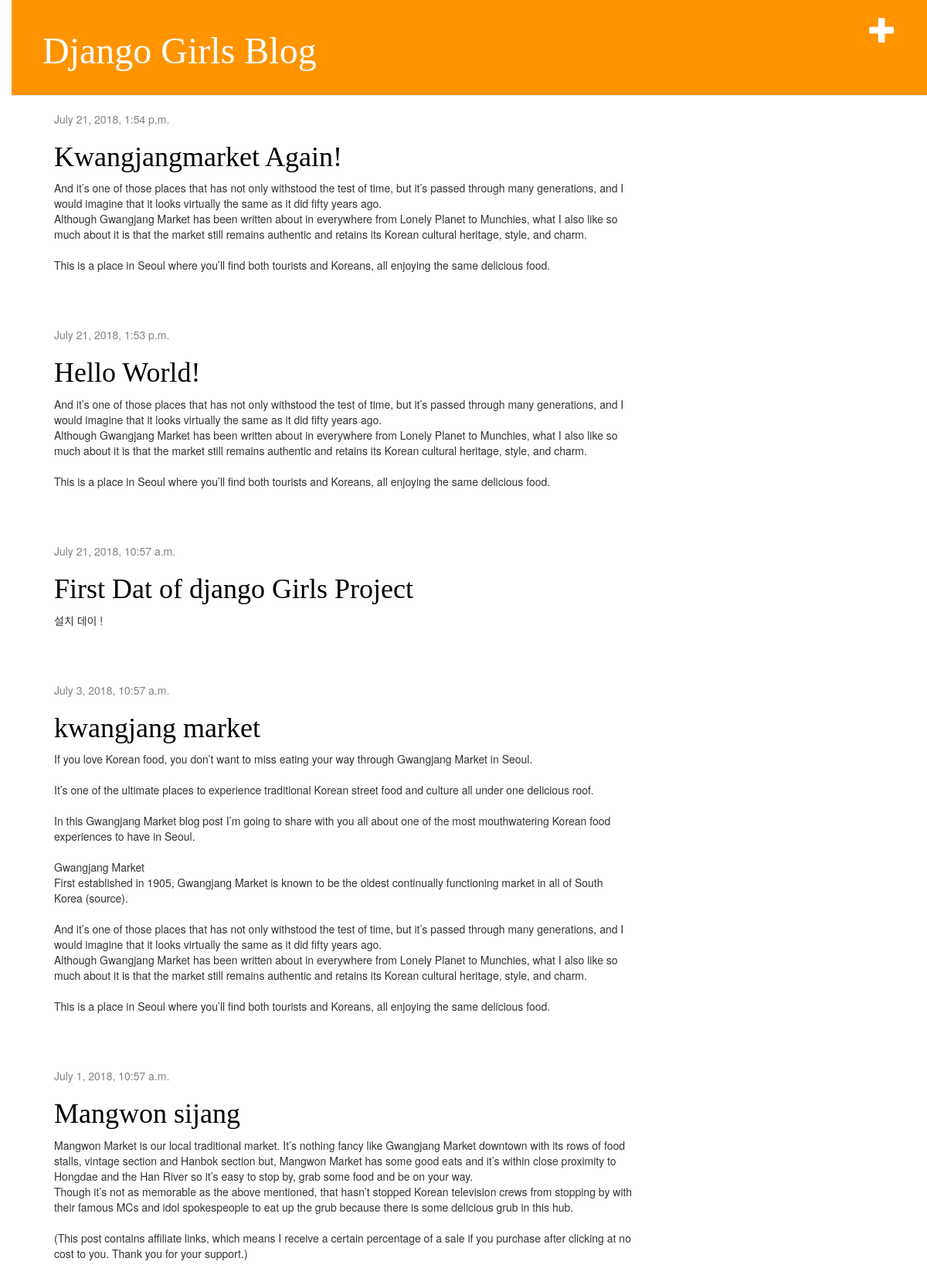
The app's page / (signed in) with its own data.
### blog/models.py (models this page shows, shortened)
class Post(models.Model):
    author = models.ForeignKey('auth.User', on_delete=models.CASCADE)
    title = models.CharField(max_length=200)
    text = models.TextField()
    created_date = models.DateTimeField(
            default=timezone.now)
    published_date = models.DateTimeField(
            blank=True, null=True)

### blog/views.py (the view)
def post_list(request):
    posts = Post.objects.filter(published_date__lte=timezone.now()).order_by('-published_date')
    return render(request, 'blog/post_list.html', {'posts': posts})

### blog/templates/blog/post_list.html
{% extends 'blog/base.html' %}
{% block content %}
    {% for post in posts %}
        <div class="post">
            <div class="date">
                {{ post.published_date }}
            </div>
            <h1><a href="{% url 'post_detail' pk=post.pk %}">{{ post.title }}</a></h1>
            <p>{{ post.text|linebreaksbr }}</p>
        </div>
    {% endfor %}
{% endblock %}

### blog/static/css/blog.css (style rules this page uses)
body { padding-left: 15px; }
h1 a { color: #FCA205; }
h1, h2, h3, h4 { font-family: 'Lobster', cursive; }
.date { color: #828282; }
.post { margin-bottom: 70px; }
.post h1 a, .post h1 a:visited { color: #000000; }

### records on screen
Post: published_date "July 21, 2018, 1:54 p.m.", title "Kwangjangmarket Again!", text "And it’s one of those places that has not only withstood the test of time, but it’s passed through many generations, and I would imagine that it looks virtually the same as it did fifty years ago. Although Gwangjang Market has been written about in everywhere from Lonely Planet to Munchies, what I also like so much about it is that the market still remains authentic and retains its Korean cultural heritage, style, and charm. This is a place in Seoul where you’ll find both tourists and Koreans, all enjoying the same delicious food."
Post: published_date "July 21, 2018, 1:53 p.m.", title "Hello World!", text "And it’s one of those places that has not only withstood the test of time, but it’s passed through many generations, and I would imagine that it looks virtually the same as it did fifty years ago. Although Gwangjang Market has been written about in everywhere from Lonely Planet to Munchies, what I also like so much about it is that the market still remains authentic and retains its Korean cultural heritage, style, and charm. This is a place in Seoul where you’ll find both tourists and Koreans, all enjoying the same delicious food."
Post: published_date "July 21, 2018, 10:57 a.m.", title "First Dat of django Girls Project", text "설치 데이 !"
Post: published_date "July 3, 2018, 10:57 a.m.", title "kwangjang market", text "If you love Korean food, you don’t want to miss eating your way through Gwangjang Market in Seoul. It’s one of the ultimate places to experience traditional Korean street food and culture all under one delicious roof. In this Gwangjang Market blog post I’m going to share with you all about one of the most mouthwatering Korean food experiences to have in Seoul. Gwangjang Market First established in 1905, Gwangjang Market is known to be the oldest continually functioning market in all of South Korea (source). And it’s one of those places that has not only withstood the test of time, but it’s passed through many generations, and I would imagine that it looks virtually the same as it did fifty…"
Post: published_date "July 1, 2018, 10:57 a.m.", title "Mangwon sijang", text "Mangwon Market is our local traditional market. It’s nothing fancy like Gwangjang Market downtown with its rows of food stalls, vintage section and Hanbok section but, Mangwon Market has some good eats and it’s within close proximity to Hongdae and the Han River so it’s easy to stop by, grab some food and be on your way. Though it’s not as memorable as the above mentioned, that hasn’t stopped Korean television crews from stopping by with their famous MCs and idol spokespeople to eat up the grub because there is some delicious grub in this hub. (This post contains affiliate links, which means I receive a certain percentage of a sale if you purchase after clicking at no cost to you. Thank you…"
